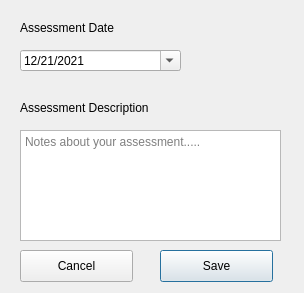
<?xml version="1.0" encoding="UTF-8"?>
<ui version="4.0">
 <class>assessment_dialog</class>
 <widget class="QDialog" name="assessment_dialog">
  <property name="geometry">
   <rect>
    <x>0</x>
    <y>0</y>
    <width>304</width>
    <height>293</height>
   </rect>
  </property>
  <property name="windowTitle">
   <string>Structure Assessment</string>
  </property>
  <property name="windowIcon">
   <iconset>
    <normaloff>../../../../../../../../../../../icon.png</normaloff>../../../../../../../../../../../icon.png</iconset>
  </property>
  <widget class="QLabel" name="label">
   <property name="geometry">
    <rect>
     <x>20</x>
     <y>20</y>
     <width>231</width>
     <height>16</height>
    </rect>
   </property>
   <property name="text">
    <string>Assessment Date</string>
   </property>
  </widget>
  <widget class="QPlainTextEdit" name="plainTextEdit_assessment_description">
   <property name="geometry">
    <rect>
     <x>20</x>
     <y>130</y>
     <width>261</width>
     <height>111</height>
    </rect>
   </property>
   <property name="placeholderText">
    <string>Notes about your assessment.....</string>
   </property>
  </widget>
  <widget class="QLabel" name="label_2">
   <property name="geometry">
    <rect>
     <x>20</x>
     <y>100</y>
     <width>181</width>
     <height>16</height>
    </rect>
   </property>
   <property name="text">
    <string>Assessment Description</string>
   </property>
  </widget>
  <widget class="QDateEdit" name="dateEdit_assessment_date">
   <property name="geometry">
    <rect>
     <x>20</x>
     <y>50</y>
     <width>161</width>
     <height>21</height>
    </rect>
   </property>
   <property name="displayFormat">
    <string>MM/dd/yyyy</string>
   </property>
   <property name="calendarPopup">
    <bool>true</bool>
   </property>
   <property name="date">
    <date>
     <year>2021</year>
     <month>12</month>
     <day>21</day>
    </date>
   </property>
  </widget>
  <widget class="QPushButton" name="pushButton_save_assessment">
   <property name="geometry">
    <rect>
     <x>160</x>
     <y>250</y>
     <width>113</width>
     <height>32</height>
    </rect>
   </property>
   <property name="text">
    <string>Save</string>
   </property>
  </widget>
  <widget class="QPushButton" name="pushButton_cancel_assessment">
   <property name="geometry">
    <rect>
     <x>20</x>
     <y>250</y>
     <width>113</width>
     <height>32</height>
    </rect>
   </property>
   <property name="text">
    <string>Cancel</string>
   </property>
  </widget>
 </widget>
 <resources/>
 <connections/>
</ui>
